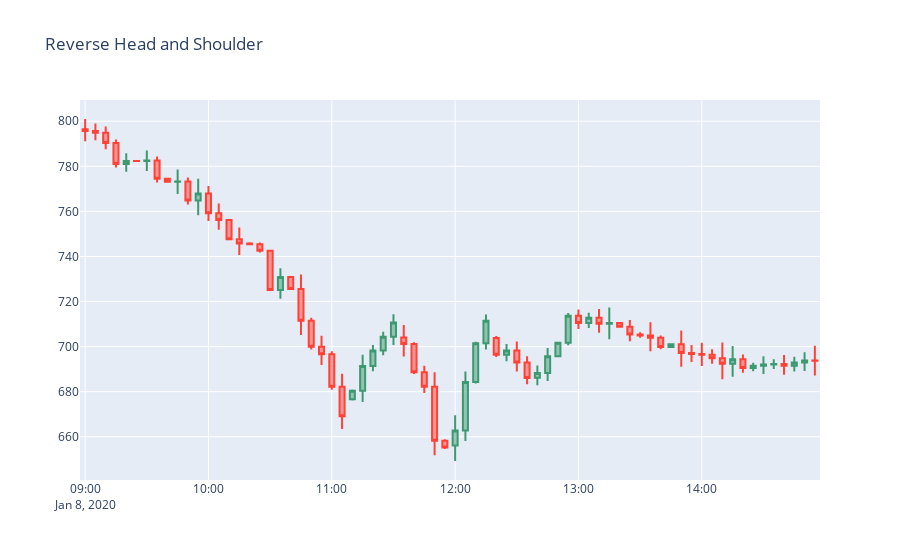

Here is the notebook cell this chart was saved with:
### Code cell
dfb = df1.iloc[288:288+72]
draw_candlesticks(dfb,'Reverse Head and Shoulder',xaxis_rangeslider_visible=False)
